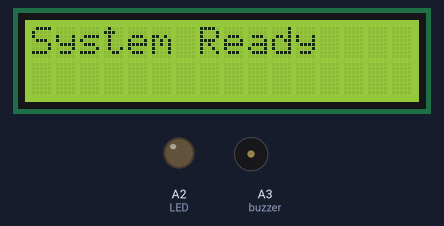
A sketch run on a simulated Arduino Uno, built with avr-gcc and run on an emulated ATmega328P. On the bench: 16×2 character LCD, output pins drawn as LEDs (lit = HIGH), buzzer (waves = sounding, pin HIGH). What the sketch prints to the serial monitor is not drawn.

Above: at 0.3 s.
At 1.3 s:
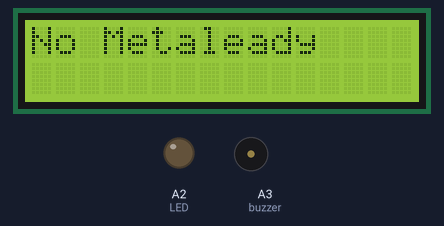

Measured:
- what the display in image 0 shows lasts 1.0 s, from 0.2 s to 1.2 s

The sketch:

Metal_Detector_Arduino.ino
```cpp
#include <FreqCount.h>
#include <Wire.h>
#include <LiquidCrystal_I2C.h>

LiquidCrystal_I2C lcd(0x27, 16, 2);

unsigned long baseLine = 0;

const int LED = A2;
const int buzzer = A3;

void setup() {
  Serial.begin(9600);

  pinMode(LED, OUTPUT);
  pinMode(buzzer, OUTPUT);

  lcd.init();
  lcd.backlight();
  lcd.setCursor(0, 0);
  lcd.print("Metal Detector");
  lcd.setCursor(0, 1);
  lcd.print("Calibrating...");

  FreqCount.begin(100);

  while (!FreqCount.available()) {
    delay(10);
  }

  baseLine = FreqCount.read();

  Serial.print("Baseline frequency: ");
  Serial.println(baseLine);

  lcd.clear();
  lcd.setCursor(0, 0);
  lcd.print("System Ready");

  delay(1000);
  silence();
}

void loop() {
  if (!FreqCount.available()) {
    return;
  }

  unsigned long count = FreqCount.read();
  long difference = (long)count - (long)baseLine;

  Serial.print("Freq: ");
  Serial.print(count);
  Serial.print("  Diff: ");
  Serial.println(difference);

  lcd.setCursor(0, 0);

  if (difference < -10) {
    lcd.print("Ferrous");
    digitalWrite(LED, HIGH);
    digitalWrite(buzzer, HIGH);
  }
  else if (difference > 10) {
    lcd.print("Non-Ferrous");
    digitalWrite(LED, HIGH);
    digitalWrite(buzzer, HIGH);
  }
  else {
    lcd.print("No Metal");
    silence();
  }

  // Gradually adjust the baseline
  if (count > baseLine) {
    baseLine++;
  }
  else if (count < baseLine) {
    baseLine--;
  }
}

void silence() {
  digitalWrite(LED, LOW);
  digitalWrite(buzzer, LOW);
}
```
